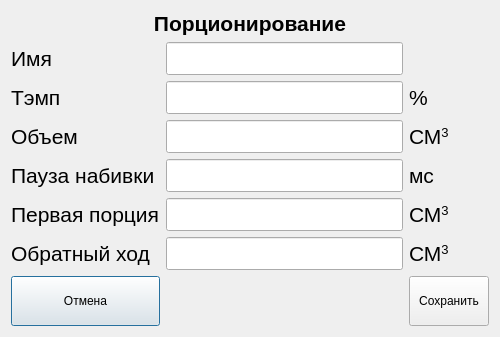
<?xml version="1.0" encoding="UTF-8"?>
<ui version="4.0">
 <class>EditPortionPressetDialog</class>
 <widget class="QDialog" name="EditPortionPressetDialog">
  <property name="geometry">
   <rect>
    <x>0</x>
    <y>0</y>
    <width>500</width>
    <height>334</height>
   </rect>
  </property>
  <property name="windowTitle">
   <string>Dialog</string>
  </property>
  <layout class="QGridLayout" name="gridLayout">
   <item row="1" column="0">
    <widget class="QLabel" name="label_2">
     <property name="font">
      <font>
       <pointsize>16</pointsize>
      </font>
     </property>
     <property name="text">
      <string>Имя</string>
     </property>
    </widget>
   </item>
   <item row="1" column="1">
    <widget class="QClickableLineEdit" name="txtName">
     <property name="font">
      <font>
       <pointsize>16</pointsize>
      </font>
     </property>
    </widget>
   </item>
   <item row="2" column="0">
    <widget class="QLabel" name="label_3">
     <property name="font">
      <font>
       <pointsize>16</pointsize>
      </font>
     </property>
     <property name="text">
      <string>Тэмп</string>
     </property>
    </widget>
   </item>
   <item row="2" column="1">
    <widget class="QClickableLineEdit" name="txtTemp">
     <property name="font">
      <font>
       <pointsize>16</pointsize>
      </font>
     </property>
    </widget>
   </item>
   <item row="2" column="2">
    <widget class="QLabel" name="label_9">
     <property name="font">
      <font>
       <pointsize>16</pointsize>
      </font>
     </property>
     <property name="text">
      <string>%</string>
     </property>
    </widget>
   </item>
   <item row="3" column="0">
    <widget class="QLabel" name="label_4">
     <property name="font">
      <font>
       <pointsize>16</pointsize>
      </font>
     </property>
     <property name="text">
      <string>Объем</string>
     </property>
    </widget>
   </item>
   <item row="3" column="1">
    <widget class="QClickableLineEdit" name="txtMass">
     <property name="font">
      <font>
       <pointsize>16</pointsize>
      </font>
     </property>
    </widget>
   </item>
   <item row="3" column="2">
    <widget class="QLabel" name="label_10">
     <property name="font">
      <font>
       <pointsize>16</pointsize>
      </font>
     </property>
     <property name="text">
      <string>СМ&lt;sup&gt;3&lt;/sup&gt;</string>
     </property>
    </widget>
   </item>
   <item row="4" column="0">
    <widget class="QLabel" name="label_5">
     <property name="font">
      <font>
       <pointsize>16</pointsize>
      </font>
     </property>
     <property name="text">
      <string>Пауза набивки</string>
     </property>
    </widget>
   </item>
   <item row="4" column="1">
    <widget class="QClickableLineEdit" name="txtPause">
     <property name="font">
      <font>
       <pointsize>16</pointsize>
      </font>
     </property>
    </widget>
   </item>
   <item row="4" column="2">
    <widget class="QLabel" name="label_11">
     <property name="font">
      <font>
       <pointsize>16</pointsize>
      </font>
     </property>
     <property name="text">
      <string>мс</string>
     </property>
    </widget>
   </item>
   <item row="5" column="0">
    <widget class="QLabel" name="label_6">
     <property name="font">
      <font>
       <pointsize>16</pointsize>
      </font>
     </property>
     <property name="text">
      <string>Первая порция</string>
     </property>
    </widget>
   </item>
   <item row="5" column="1">
    <widget class="QClickableLineEdit" name="txtFirstPortion">
     <property name="font">
      <font>
       <pointsize>16</pointsize>
      </font>
     </property>
    </widget>
   </item>
   <item row="5" column="2">
    <widget class="QLabel" name="label_12">
     <property name="font">
      <font>
       <pointsize>16</pointsize>
      </font>
     </property>
     <property name="text">
      <string>СМ&lt;sup&gt;3&lt;/sup&gt;</string>
     </property>
    </widget>
   </item>
   <item row="6" column="0">
    <widget class="QLabel" name="label_7">
     <property name="font">
      <font>
       <pointsize>16</pointsize>
      </font>
     </property>
     <property name="text">
      <string>Обратный ход</string>
     </property>
    </widget>
   </item>
   <item row="6" column="1">
    <widget class="QClickableLineEdit" name="txtReverse">
     <property name="font">
      <font>
       <pointsize>16</pointsize>
      </font>
     </property>
    </widget>
   </item>
   <item row="6" column="2">
    <widget class="QLabel" name="label_13">
     <property name="font">
      <font>
       <pointsize>16</pointsize>
      </font>
     </property>
     <property name="text">
      <string>СМ&lt;sup&gt;3&lt;/sup&gt;</string>
     </property>
    </widget>
   </item>
   <item row="7" column="0">
    <widget class="QPushButton" name="btnCancel">
     <property name="minimumSize">
      <size>
       <width>0</width>
       <height>50</height>
      </size>
     </property>
     <property name="text">
      <string>Отмена</string>
     </property>
     <property name="icon">
      <iconset resource="../resources.qrc">
       <normaloff>:/images/delete.png</normaloff>:/images/delete.png</iconset>
     </property>
     <property name="iconSize">
      <size>
       <width>42</width>
       <height>42</height>
      </size>
     </property>
    </widget>
   </item>
   <item row="7" column="2">
    <widget class="QPushButton" name="btnSave">
     <property name="minimumSize">
      <size>
       <width>0</width>
       <height>50</height>
      </size>
     </property>
     <property name="text">
      <string>Сохранить</string>
     </property>
     <property name="icon">
      <iconset resource="../resources.qrc">
       <normaloff>:/images/save.png</normaloff>:/images/save.png</iconset>
     </property>
     <property name="iconSize">
      <size>
       <width>42</width>
       <height>42</height>
      </size>
     </property>
    </widget>
   </item>
   <item row="0" column="0" colspan="3">
    <widget class="QLabel" name="label">
     <property name="font">
      <font>
       <pointsize>16</pointsize>
       <weight>75</weight>
       <bold>true</bold>
      </font>
     </property>
     <property name="text">
      <string>Порционирование</string>
     </property>
     <property name="alignment">
      <set>Qt::AlignCenter</set>
     </property>
    </widget>
   </item>
  </layout>
 </widget>
 <customwidgets>
  <customwidget>
   <class>QClickableLineEdit</class>
   <extends>QLineEdit</extends>
   <header>widgets/qclickablelineedit.h</header>
  </customwidget>
 </customwidgets>
 <resources>
  <include location="../resources.qrc"/>
 </resources>
 <connections/>
</ui>
